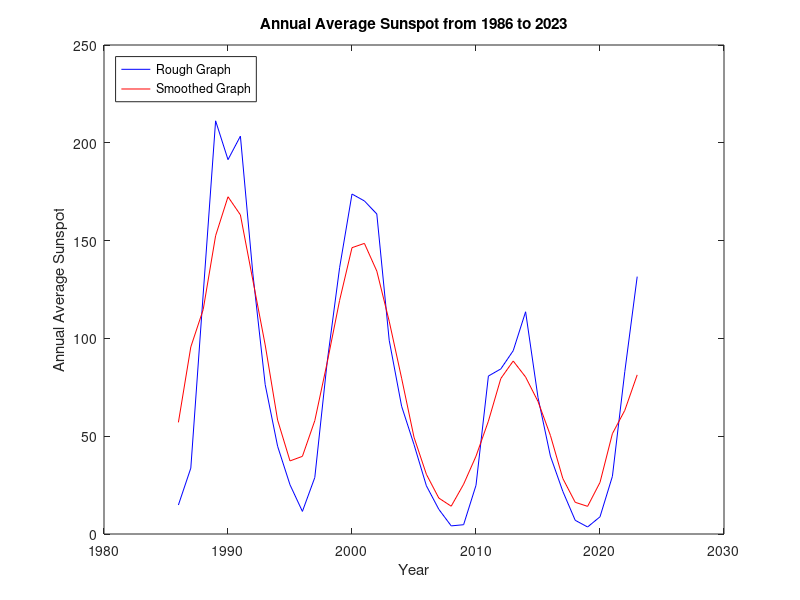

MATLAB code for this plot:
%Time Series
%load sunpoint data from 1986 to 2023
load vasta_data
year=SNmtotV2(:,1);
%get number of unique years C
[C,ia,ic] = unique(year);
a_counts = accumarray(ic,1);
%monthly sunpoints observations
monthly_total_sunpoints=SNmtotV2(:,4);
% number of observations too compute monthly mean
observations=SNmtotV2(:,6);
value_counts = [C, a_counts];
% Initialize an array to store annual average sunspot counts
all_averages = zeros(size(C,1),1);
%% Loop through the number of years C
for j=1:size(C,1)
     
    %loop throught the months in each individual year
    for i=1:1:size(monthly_total_sunpoints,1)
% Find indices corresponding to the current year
    indices = (year == C(j));
    % Extract monthly sunpoints for the current year
    monthly_sunpoints_for_year = monthly_total_sunpoints(indices);
    % Calculate annual sunpoint average
    annual_average_sunspot = mean(monthly_sunpoints_for_year);
    end
    %store annual_average_sunspot in all_averages array
    all_averages(j)=annual_average_sunspot;
end
%plot annual sunpoint averages on the y-axis againt the individual years
%from 1986 to 2023 on the x-axis
figure;
plot(C, all_averages, 'b', 'DisplayName', 'Rough Graph');
xlabel('Year');
ylabel('Annual Average Sunspot');
title('Annual Average Sunspot from 1986 to 2023');

% Calculate a moving average to smooth the data
window_size = 5; % Adjust this value to control the smoothing level
smoothed_data = movmean(all_averages, window_size);

% Superimpose the smoothed line on the rough data
hold on;
plot(C, smoothed_data, 'r', 'DisplayName', 'Smoothed Graph');
legend('Location', 'NorthWest');
hold off;
